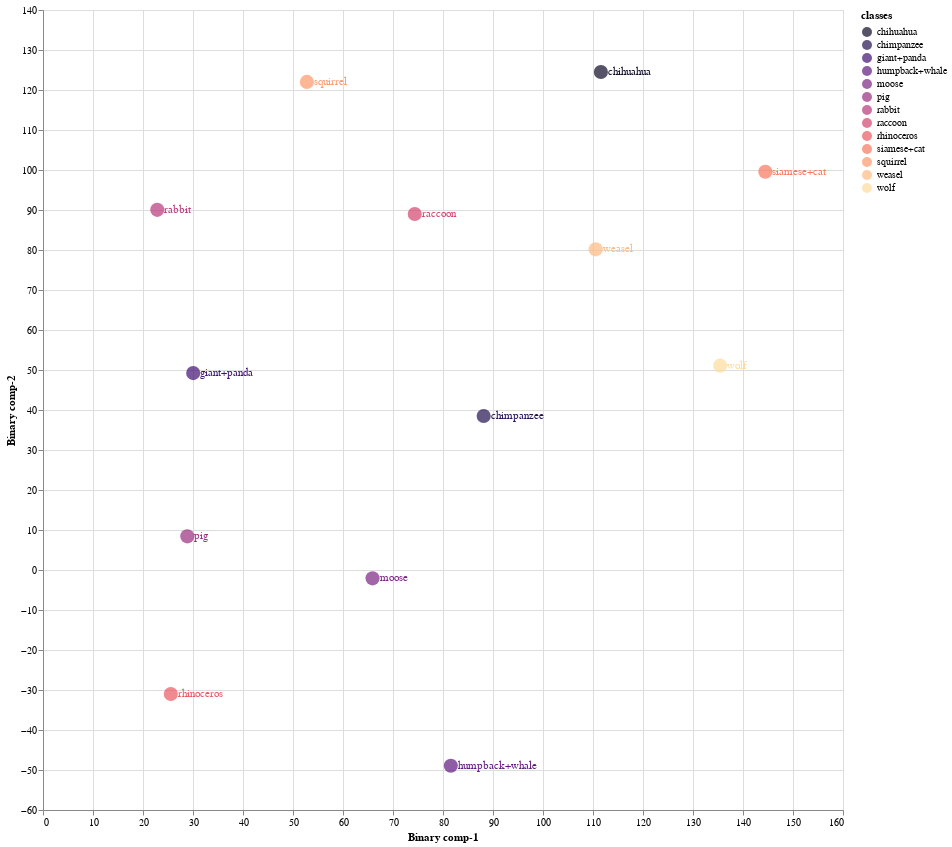
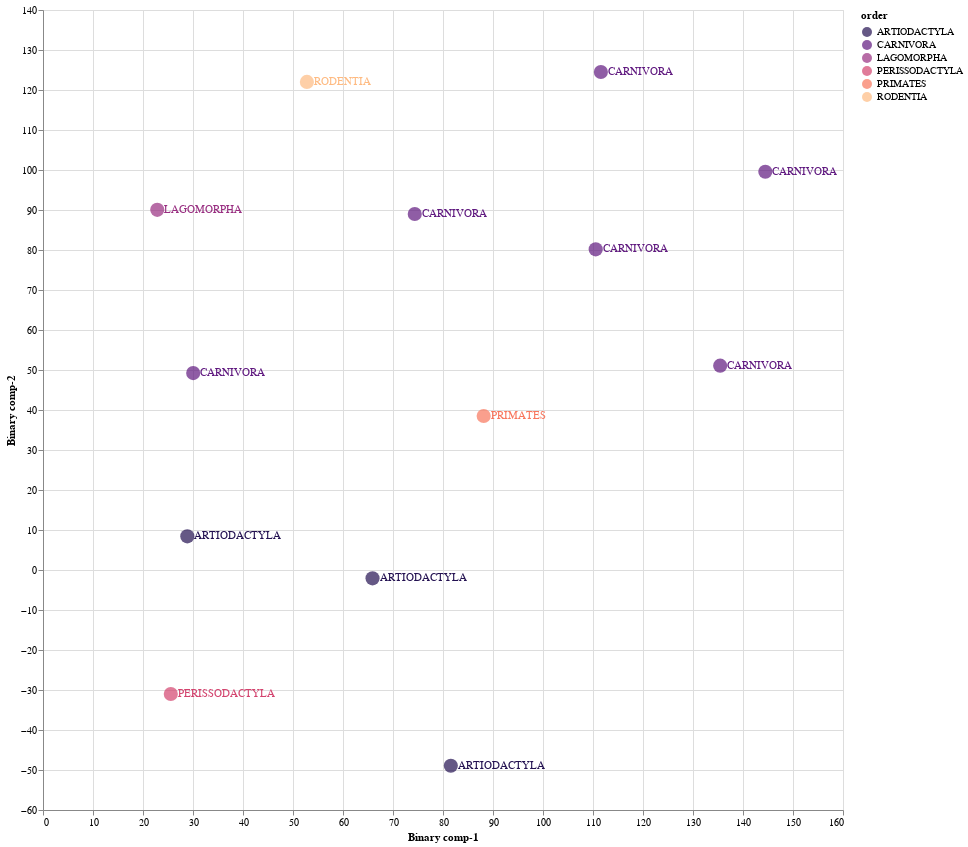

These figures' notebook cell, in order:
### Markdown cell above
### 9.3 Train Validation Split 03

### Code cell
Train03 = CZSL(mode = "Train", 
               split = 3, 
               DNN = ProjectionNetwork1, 
               epochs = 20, 
               bs = 16, 
               numunits = 1024, 
               lr = 0.1, 
               optimiser = nn.Sigmoid(), 
               dropout = 0.2, 
               mom = 0, 
               wd = 0,  
               device = 'cuda', 
               checkpoint = CP1, 
               pred_type = 'Deterministic', 
               dist_type = 'euclidean')

#mode
#1. "Train" - Use Train Val split
#2. "Test" - For Unseen Test Data

#split
# 1 -Train/Val Split 1
# 2 -Train/Val Split 2
# 3 -Train/Val Split 3

#pred_type
#1. "Probabilistic" - continous real numbers giving probability for prdiction to be 1
#2. "Deterministic" - 1 or 0 prediction values

#dist_type
#1. euclidean
#2. cosine
#3. hamming
#4. jaccard

### Figure 1 — Vega-Lite specification as saved in the notebook (floating-point values rounded to 4 significant figures)
{"config": {"view": {"continuousWidth": 400, "continuousHeight": 300}}, "layer": [{"mark": {"type": "circle", "size": 200}, "encoding": {"color": {"field": "classes", "scale": {"scheme": "Magma"}, "type": "nominal"}, "x": {"field": "Binary comp-1", "type": "quantitative"}, "y": {"field": "Binary comp-2", "type": "quantitative"}}, "height": 800, "selection": {"selector005": {"type": "interval", "bind": "scales", "encodings": ["x", "y"]}}, "width": 800}, {"mark": {"type": "text", "align": "left", "baseline": "middle", "dx": 7}, "encoding": {"color": {"field": "classes", "scale": {"scheme": "Magma"}, "type": "nominal"}, "text": {"field": "classes", "type": "nominal"}, "x": {"field": "Binary comp-1", "type": "quantitative"}, "y": {"field": "Binary comp-2", "type": "quantitative"}}, "height": 800, "width": 800}], "data": {"name": "data-52b6202f6cc391c64441d35fb9e2beb3"}, "$schema": "https://vega.github.io/schema/vega-lite/v4.17.0.json", "datasets": {"data-52b6202f6cc391c64441d35fb9e2beb3": [{"Binary comp-1": 144.5, "Binary comp-2": 99.56, "classes": "siamese+cat", "sciName": "Felis_catus", "animal_label": 10, "animal_class": "siamese+cat", "mainCommonName": "Domestic Cat", "otherCommonNames": "Cat", "class": "Mammalia", "infraclass": "Placentalia", "magnorder": "Boreoeutheria", "superorder": "Laurasiatheria", "order": "CARNIVORA", "suborder": "FELIFORMIA", "infraorder": "FELOIDEA", "parvorder": null, "superfamily": null, "family": "FELIDAE", "subfamily": "FELINAE", "tribe": null, "genus": "Felis"}, {"Binary comp-1": 65.91, "Binary comp-2": -2.093, "classes": "moose", "sciName": "Alces_alces", "animal_label": 16, "animal_class": "moose", "mainCommonName": "Moose", "otherCommonNames": "Elk|Eurasian Elk|Caucasian Moose", "class": "Mammalia", "infraclass": "Placentalia", "magnorder": "Boreoeutheria", "superorder": "Laurasiatheria", "order": "ARTIODACTYLA", "suborder": "RUMINANTIA", "infraorder": "PECORA", "parvorder": null, "superfamily": null, "family": "CERVIDAE", "subfamily": "CAPREOLINAE", "tribe": "ALCEINI", "genus": "Alces"}, {"Binary comp-1": 81.56, "Binary comp-2": -48.93, "classes": "humpback+whale", "sciName": "Megaptera_novaeangliae", "animal_label": 18, "animal_class": "humpback+whale", "mainCommonName": "Humpback Whale", "otherCommonNames": "Bunch Whale|Hump Whale|Hunchback Whale", "class": "Mammalia", "infraclass": "Placentalia", "magnorder": "Boreoeutheria", "superorder": "Laurasiatheria", "order": "ARTIODACTYLA", "suborder": "WHIPPOMORPHA", "infraorder": "CETACEA", "parvorder": "MYSTICETI", "superfamily": null, "family": "BALAENOPTERIDAE", "subfamily": null, "tribe": null, "genus": "Megaptera"}, {"Binary comp-1": 88.13, "Binary comp-2": 38.5, "classes": "chimpanzee", "sciName": "Pan_troglodytes", "animal_label": 25, "animal_class": "chimpanzee", "mainCommonName": "Chimpanzee", "otherCommonNames": "Chimpanzee|Common Chimpanzee|Robust Chimpanzee|Central Chimpanzee|Eastern Chimpanzee|Nigeria-Cameroon Chimpanzee|Western Chimpanzee", "class": "Mammalia", "infraclass": "Placentalia", "magnorder": "Boreoeutheria", "superorder": "Euarchontoglires", "order": "PRIMATES", "suborder": "HAPLORHINI", "infraorder": "SIMIIFORMES", "parvorder": "CATARRHINI", "superfamily": "HOMINOIDEA", "family": "HOMINIDAE", "subfamily": "HOMININAE", "tribe": null, "genus": "Pan"}, {"Binary comp-1": 52.78, "Binary comp-2": 122.0, "classes": "squirrel", "sciName": "Sciurus_aberti", "animal_label": 27, "animal_class": "squirrel", "mainCommonName": "Abert's Squirrel", "otherCommonNames": "Tassel-eared Squirrel|Kaibab Squirrel", "class": "Mammalia", "infraclass": "Placentalia", "magnorder": "Boreoeutheria", "superorder": "Euarchontoglires", "order": "RODENTIA", "suborder": "SCIUROMORPHA", "infraorder": null, "parvorder": null, "superfamily": null, "family": "SCIURIDAE", "subfamily": "SCIURINAE", "tribe": "SCIURINI", "genus": "Sciurus"}, {"Binary comp-1": 25.56, "Binary comp-2": -30.99, "classes": "rhinoceros", "sciName": "Rhinoceros_unicornis", "animal_label": 28, "animal_class": "rhinoceros", "mainCommonName": "Greater One-horned Rhinoceros", "otherCommonNames": "Indian Rhinoceros", "class": "Mammalia", "infraclass": "Placentalia", "magnorder": "Boreoeutheria", "superorder": "Laurasiatheria", "order": "PERISSODACTYLA", "suborder": "CERATOMORPHA", "infraorder": null, "parvorder": null, "superfamily": null, "family": "RHINOCEROTIDAE", "subfamily": null, "tribe": null, "genus": "Rhinoceros"}, {"Binary comp-1": 22.85, "Binary comp-2": 90.04, "classes": "rabbit", "sciName": "Pentalagus_furnessi", "animal_label": 29, "animal_class": "rabbit", "mainCommonName": "Amami Rabbit", "otherCommonNames": "Ryukyu Rabbit", "class": "Mammalia", "infraclass": "Placentalia", "magnorder": "Boreoeutheria", "superorder": "Euarchontoglires", "order": "LAGOMORPHA", "suborder": null, "infraorder": null, "parvorder": null, "superfamily": null, "family": "LEPORIDAE", "subfamily": null, "tribe": null, "genus": "Pentalagus"}, {"Binary comp-1": 135.4, "Binary comp-2": 51.08, "classes": "wolf", "sciName": "Canis_lupus", "animal_label": 32, "animal_class": "wolf", "mainCommonName": "Gray Wolf", "otherCommonNames": "Wolf|Timber Wolf|Tundra Wolf|Arctic Wolf", "class": "Mammalia", "infraclass": "Placentalia", "magnorder": "Boreoeutheria", "superorder": "Laurasiatheria", "order": "CARNIVORA", "suborder": "CANIFORMIA", "infraorder": "CANOIDEA", "parvorder": null, "superfamily": null, "family": "CANIDAE", "subfamily": null, "tribe": null, "genus": "Canis"}, {"Binary comp-1": 111.6, "Binary comp-2": 124.5, "classes": "chihuahua", "sciName": "Canis_familiaris", "animal_label": 33, "animal_class": "chihuahua", "mainCommonName": "Domestic Dog", "otherCommonNames": "Dog|Dingo|Feral Dog|New Guinea Singing Dog|Village Dog", "class": "Mammalia", "infraclass": "Placentalia", "magnorder": "Boreoeutheria", "superorder": "Laurasiatheria", "order": "CARNIVORA", "suborder": "CANIFORMIA", "infraorder": "CANOIDEA", "parvorder": null, "superfamily": null, "family": "CANIDAE", "subfamily": null, "tribe": null, "genus": "Canis"}, {"Binary comp-1": 110.5, "Binary comp-2": 80.17, "classes": "weasel", "sciName": "Poecilogale_albinucha", "animal_label": 35, "animal_class": "weasel", "mainCommonName": "African Striped Weasel", "otherCommonNames": null, "class": "Mammalia", "infraclass": "Placentalia", "magnorder": "Boreoeutheria", "superorder": "Laurasiatheria", "order": "CARNIVORA", "suborder": "CANIFORMIA", "infraorder": "ARCTOIDEA", "parvorder": null, "superfamily": "MUSTELOIDEA", "family": "MUSTELIDAE", "subfamily": "ICTONYCHINAE", "tribe": null, "genus": "Poecilogale"}, {"Binary comp-1": 30.04, "Binary comp-2": 49.23, "classes": "giant+panda", "sciName": "Ailuropoda_melanoleuca", "animal_label": 39, "animal_class": "giant+panda", "mainCommonName": "Giant Panda", "otherCommonNames": "Da Xiong Mao", "class": "Mammalia", "infraclass": "Placentalia", "magnorder": "Boreoeutheria", "superorder": "Laurasiatheria", "order": "CARNIVORA", "suborder": "CANIFORMIA", "infraorder": "ARCTOIDEA", "parvorder": null, "superfamily": "URSOIDEA", "family": "URSIDAE", "subfamily": "AILUROPODINAE", "tribe": null, "genus": "Ailuropoda"}, {"Binary comp-1": 28.86, "Binary comp-2": 8.409, "classes": "pig", "sciName": "Sus_domesticus", "animal_label": 42, "animal_class": "pig", "mainCommonName": "Domestic Pig", "otherCommonNames": "Hog|Pig|Swine", "class": "Mammalia", "infraclass": "Placentalia", "magnorder": "Boreoeutheria", "superorder": "Laurasiatheria", "order": "ARTIODACTYLA", "suborder": "SUINA", "infraorder": null, "parvorder": null, "superfamily": null, "family": "SUIDAE", "subfamily": null, "tribe": null, "genus": "Sus"}, {"Binary comp-1": 74.35, "Binary comp-2": 89.01, "classes": "raccoon", "sciName": "Procyon_lotor", "animal_label": 48, "animal_class": "raccoon", "mainCommonName": "Northern Raccoon", "otherCommonNames": "Common Raccoon", "class": "Mammalia", "infraclass": "Placentalia", "magnorder": "Boreoeutheria", "superorder": "Laurasiatheria", "order": "CARNIVORA", "suborder": "CANIFORMIA", "infraorder": "ARCTOIDEA", "parvorder": null, "superfamily": "MUSTELOIDEA", "family": "PROCYONIDAE", "subfamily": null, "tribe": null, "genus": "Procyon"}]}}

### Figure 2 — Vega-Lite specification as saved in the notebook (floating-point values rounded to 4 significant figures)
{"config": {"view": {"continuousWidth": 400, "continuousHeight": 300}}, "layer": [{"mark": {"type": "circle", "size": 200}, "encoding": {"color": {"field": "order", "scale": {"scheme": "Magma"}, "type": "nominal"}, "x": {"field": "Binary comp-1", "type": "quantitative"}, "y": {"field": "Binary comp-2", "type": "quantitative"}}, "height": 800, "selection": {"selector006": {"type": "interval", "bind": "scales", "encodings": ["x", "y"]}}, "width": 800}, {"mark": {"type": "text", "align": "left", "baseline": "middle", "dx": 7}, "encoding": {"color": {"field": "order", "scale": {"scheme": "Magma"}, "type": "nominal"}, "text": {"field": "order", "type": "nominal"}, "x": {"field": "Binary comp-1", "type": "quantitative"}, "y": {"field": "Binary comp-2", "type": "quantitative"}}, "height": 800, "width": 800}], "data": {"name": "data-52b6202f6cc391c64441d35fb9e2beb3"}, "$schema": "https://vega.github.io/schema/vega-lite/v4.17.0.json", "datasets": {"data-52b6202f6cc391c64441d35fb9e2beb3": [{"Binary comp-1": 144.5, "Binary comp-2": 99.56, "classes": "siamese+cat", "sciName": "Felis_catus", "animal_label": 10, "animal_class": "siamese+cat", "mainCommonName": "Domestic Cat", "otherCommonNames": "Cat", "class": "Mammalia", "infraclass": "Placentalia", "magnorder": "Boreoeutheria", "superorder": "Laurasiatheria", "order": "CARNIVORA", "suborder": "FELIFORMIA", "infraorder": "FELOIDEA", "parvorder": null, "superfamily": null, "family": "FELIDAE", "subfamily": "FELINAE", "tribe": null, "genus": "Felis"}, {"Binary comp-1": 65.91, "Binary comp-2": -2.093, "classes": "moose", "sciName": "Alces_alces", "animal_label": 16, "animal_class": "moose", "mainCommonName": "Moose", "otherCommonNames": "Elk|Eurasian Elk|Caucasian Moose", "class": "Mammalia", "infraclass": "Placentalia", "magnorder": "Boreoeutheria", "superorder": "Laurasiatheria", "order": "ARTIODACTYLA", "suborder": "RUMINANTIA", "infraorder": "PECORA", "parvorder": null, "superfamily": null, "family": "CERVIDAE", "subfamily": "CAPREOLINAE", "tribe": "ALCEINI", "genus": "Alces"}, {"Binary comp-1": 81.56, "Binary comp-2": -48.93, "classes": "humpback+whale", "sciName": "Megaptera_novaeangliae", "animal_label": 18, "animal_class": "humpback+whale", "mainCommonName": "Humpback Whale", "otherCommonNames": "Bunch Whale|Hump Whale|Hunchback Whale", "class": "Mammalia", "infraclass": "Placentalia", "magnorder": "Boreoeutheria", "superorder": "Laurasiatheria", "order": "ARTIODACTYLA", "suborder": "WHIPPOMORPHA", "infraorder": "CETACEA", "parvorder": "MYSTICETI", "superfamily": null, "family": "BALAENOPTERIDAE", "subfamily": null, "tribe": null, "genus": "Megaptera"}, {"Binary comp-1": 88.13, "Binary comp-2": 38.5, "classes": "chimpanzee", "sciName": "Pan_troglodytes", "animal_label": 25, "animal_class": "chimpanzee", "mainCommonName": "Chimpanzee", "otherCommonNames": "Chimpanzee|Common Chimpanzee|Robust Chimpanzee|Central Chimpanzee|Eastern Chimpanzee|Nigeria-Cameroon Chimpanzee|Western Chimpanzee", "class": "Mammalia", "infraclass": "Placentalia", "magnorder": "Boreoeutheria", "superorder": "Euarchontoglires", "order": "PRIMATES", "suborder": "HAPLORHINI", "infraorder": "SIMIIFORMES", "parvorder": "CATARRHINI", "superfamily": "HOMINOIDEA", "family": "HOMINIDAE", "subfamily": "HOMININAE", "tribe": null, "genus": "Pan"}, {"Binary comp-1": 52.78, "Binary comp-2": 122.0, "classes": "squirrel", "sciName": "Sciurus_aberti", "animal_label": 27, "animal_class": "squirrel", "mainCommonName": "Abert's Squirrel", "otherCommonNames": "Tassel-eared Squirrel|Kaibab Squirrel", "class": "Mammalia", "infraclass": "Placentalia", "magnorder": "Boreoeutheria", "superorder": "Euarchontoglires", "order": "RODENTIA", "suborder": "SCIUROMORPHA", "infraorder": null, "parvorder": null, "superfamily": null, "family": "SCIURIDAE", "subfamily": "SCIURINAE", "tribe": "SCIURINI", "genus": "Sciurus"}, {"Binary comp-1": 25.56, "Binary comp-2": -30.99, "classes": "rhinoceros", "sciName": "Rhinoceros_unicornis", "animal_label": 28, "animal_class": "rhinoceros", "mainCommonName": "Greater One-horned Rhinoceros", "otherCommonNames": "Indian Rhinoceros", "class": "Mammalia", "infraclass": "Placentalia", "magnorder": "Boreoeutheria", "superorder": "Laurasiatheria", "order": "PERISSODACTYLA", "suborder": "CERATOMORPHA", "infraorder": null, "parvorder": null, "superfamily": null, "family": "RHINOCEROTIDAE", "subfamily": null, "tribe": null, "genus": "Rhinoceros"}, {"Binary comp-1": 22.85, "Binary comp-2": 90.04, "classes": "rabbit", "sciName": "Pentalagus_furnessi", "animal_label": 29, "animal_class": "rabbit", "mainCommonName": "Amami Rabbit", "otherCommonNames": "Ryukyu Rabbit", "class": "Mammalia", "infraclass": "Placentalia", "magnorder": "Boreoeutheria", "superorder": "Euarchontoglires", "order": "LAGOMORPHA", "suborder": null, "infraorder": null, "parvorder": null, "superfamily": null, "family": "LEPORIDAE", "subfamily": null, "tribe": null, "genus": "Pentalagus"}, {"Binary comp-1": 135.4, "Binary comp-2": 51.08, "classes": "wolf", "sciName": "Canis_lupus", "animal_label": 32, "animal_class": "wolf", "mainCommonName": "Gray Wolf", "otherCommonNames": "Wolf|Timber Wolf|Tundra Wolf|Arctic Wolf", "class": "Mammalia", "infraclass": "Placentalia", "magnorder": "Boreoeutheria", "superorder": "Laurasiatheria", "order": "CARNIVORA", "suborder": "CANIFORMIA", "infraorder": "CANOIDEA", "parvorder": null, "superfamily": null, "family": "CANIDAE", "subfamily": null, "tribe": null, "genus": "Canis"}, {"Binary comp-1": 111.6, "Binary comp-2": 124.5, "classes": "chihuahua", "sciName": "Canis_familiaris", "animal_label": 33, "animal_class": "chihuahua", "mainCommonName": "Domestic Dog", "otherCommonNames": "Dog|Dingo|Feral Dog|New Guinea Singing Dog|Village Dog", "class": "Mammalia", "infraclass": "Placentalia", "magnorder": "Boreoeutheria", "superorder": "Laurasiatheria", "order": "CARNIVORA", "suborder": "CANIFORMIA", "infraorder": "CANOIDEA", "parvorder": null, "superfamily": null, "family": "CANIDAE", "subfamily": null, "tribe": null, "genus": "Canis"}, {"Binary comp-1": 110.5, "Binary comp-2": 80.17, "classes": "weasel", "sciName": "Poecilogale_albinucha", "animal_label": 35, "animal_class": "weasel", "mainCommonName": "African Striped Weasel", "otherCommonNames": null, "class": "Mammalia", "infraclass": "Placentalia", "magnorder": "Boreoeutheria", "superorder": "Laurasiatheria", "order": "CARNIVORA", "suborder": "CANIFORMIA", "infraorder": "ARCTOIDEA", "parvorder": null, "superfamily": "MUSTELOIDEA", "family": "MUSTELIDAE", "subfamily": "ICTONYCHINAE", "tribe": null, "genus": "Poecilogale"}, {"Binary comp-1": 30.04, "Binary comp-2": 49.23, "classes": "giant+panda", "sciName": "Ailuropoda_melanoleuca", "animal_label": 39, "animal_class": "giant+panda", "mainCommonName": "Giant Panda", "otherCommonNames": "Da Xiong Mao", "class": "Mammalia", "infraclass": "Placentalia", "magnorder": "Boreoeutheria", "superorder": "Laurasiatheria", "order": "CARNIVORA", "suborder": "CANIFORMIA", "infraorder": "ARCTOIDEA", "parvorder": null, "superfamily": "URSOIDEA", "family": "URSIDAE", "subfamily": "AILUROPODINAE", "tribe": null, "genus": "Ailuropoda"}, {"Binary comp-1": 28.86, "Binary comp-2": 8.409, "classes": "pig", "sciName": "Sus_domesticus", "animal_label": 42, "animal_class": "pig", "mainCommonName": "Domestic Pig", "otherCommonNames": "Hog|Pig|Swine", "class": "Mammalia", "infraclass": "Placentalia", "magnorder": "Boreoeutheria", "superorder": "Laurasiatheria", "order": "ARTIODACTYLA", "suborder": "SUINA", "infraorder": null, "parvorder": null, "superfamily": null, "family": "SUIDAE", "subfamily": null, "tribe": null, "genus": "Sus"}, {"Binary comp-1": 74.35, "Binary comp-2": 89.01, "classes": "raccoon", "sciName": "Procyon_lotor", "animal_label": 48, "animal_class": "raccoon", "mainCommonName": "Northern Raccoon", "otherCommonNames": "Common Raccoon", "class": "Mammalia", "infraclass": "Placentalia", "magnorder": "Boreoeutheria", "superorder": "Laurasiatheria", "order": "CARNIVORA", "suborder": "CANIFORMIA", "infraorder": "ARCTOIDEA", "parvorder": null, "superfamily": "MUSTELOIDEA", "family": "PROCYONIDAE", "subfamily": null, "tribe": null, "genus": "Procyon"}]}}
